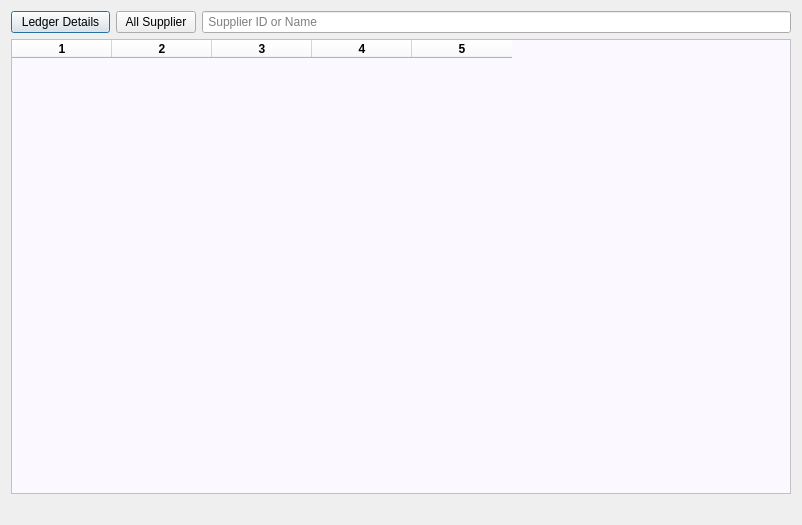
<?xml version="1.0" encoding="UTF-8"?>
<ui version="4.0">
 <class>Dialog</class>
 <widget class="QDialog" name="Dialog">
  <property name="windowModality">
   <enum>Qt::ApplicationModal</enum>
  </property>
  <property name="geometry">
   <rect>
    <x>0</x>
    <y>0</y>
    <width>802</width>
    <height>525</height>
   </rect>
  </property>
  <property name="windowTitle">
   <string>Dialog</string>
  </property>
  <layout class="QGridLayout" name="gridLayout_2">
   <item row="0" column="0">
    <layout class="QGridLayout" name="gridLayout">
     <item row="0" column="0" colspan="2">
      <layout class="QHBoxLayout" name="horizontalLayout">
       <item>
        <widget class="QPushButton" name="detailsb">
         <property name="text">
          <string>  Ledger Details  </string>
         </property>
        </widget>
       </item>
       <item>
        <widget class="QPushButton" name="supplierb">
         <property name="font">
          <font>
           <pointsize>9</pointsize>
          </font>
         </property>
         <property name="text">
          <string>All Supplier</string>
         </property>
        </widget>
       </item>
       <item>
        <widget class="QLineEdit" name="suppliers">
         <property name="placeholderText">
          <string> Supplier ID or Name </string>
         </property>
        </widget>
       </item>
      </layout>
     </item>
     <item row="1" column="0" colspan="2">
      <widget class="QTableWidget" name="supplierdue">
       <property name="font">
        <font>
         <weight>75</weight>
         <bold>true</bold>
        </font>
       </property>
       <property name="styleSheet">
        <string notr="true">background-color: rgb(251, 249, 255);</string>
       </property>
       <property name="columnCount">
        <number>5</number>
       </property>
       <column/>
       <column/>
       <column/>
       <column/>
       <column/>
      </widget>
     </item>
     <item row="2" column="0">
      <spacer name="horizontalSpacer">
       <property name="orientation">
        <enum>Qt::Horizontal</enum>
       </property>
       <property name="sizeHint" stdset="0">
        <size>
         <width>40</width>
         <height>20</height>
        </size>
       </property>
      </spacer>
     </item>
     <item row="2" column="1">
      <layout class="QHBoxLayout" name="horizontalLayout_2"/>
     </item>
    </layout>
   </item>
  </layout>
 </widget>
 <resources/>
 <connections/>
</ui>
